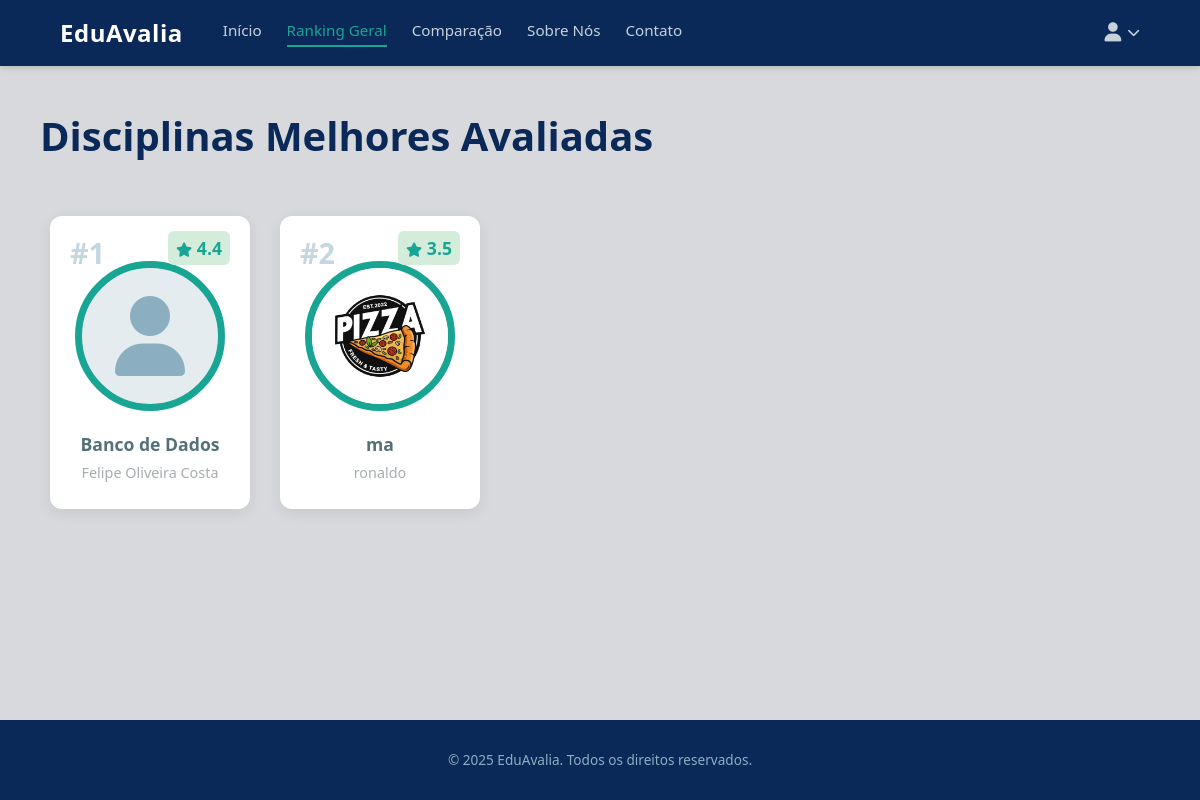
The page /ranking/ (signed in) on the database as committed earlier.
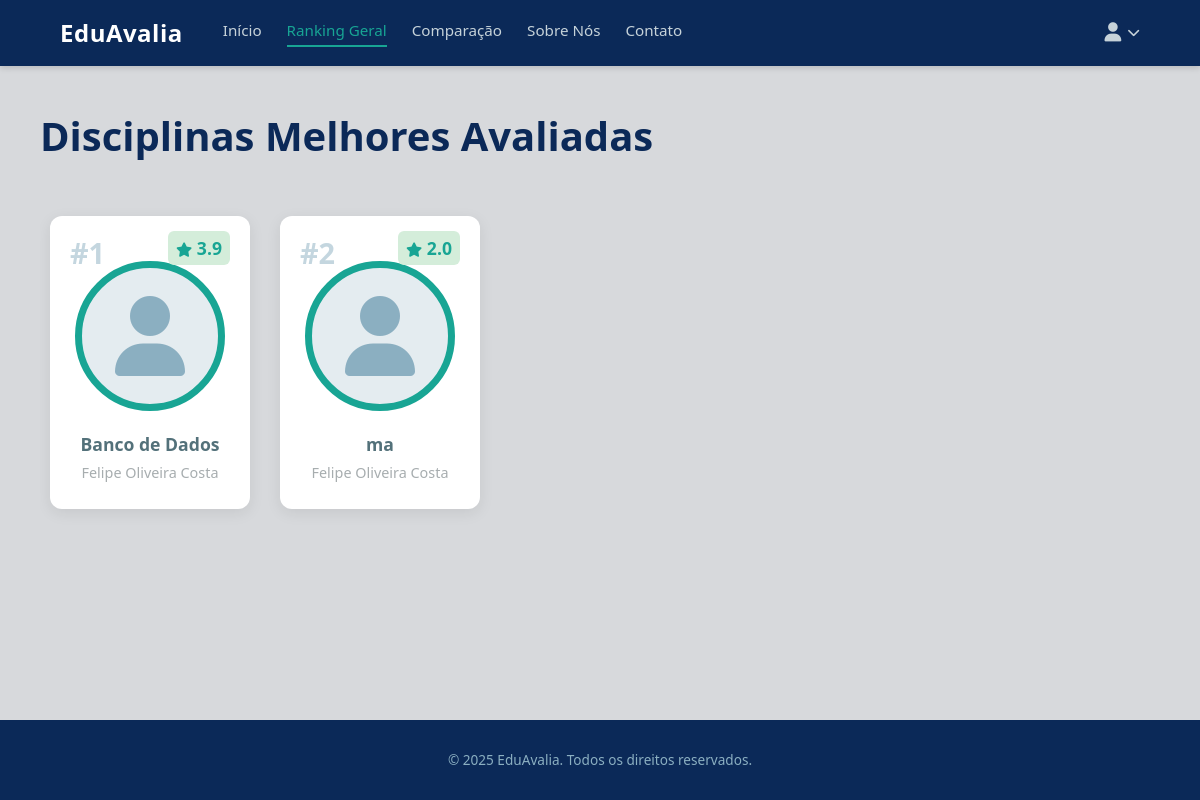
The same page on the database as committed later.
### avaliacoes/models.py (models this page shows, shortened)
class DisciplinaPessoa(models.Model):
    STATUS_CHOICES = [
        ('ativo', 'Ativo'),
        ('inativo', 'Inativo'),
    ]
    disciplina = models.ForeignKey('Materia', on_delete=models.CASCADE)
    pessoa = models.ForeignKey('CustomUser', on_delete=models.CASCADE, related_name='disciplinas_pessoa')
    status = models.CharField(max_length=20, choices=STATUS_CHOICES, default='ativo')
    class Meta:
        unique_together = ('disciplina', 'pessoa')

class Materia(models.Model):
    nome = models.CharField(max_length=100)
    codigo = models.CharField(max_length=20, unique=True)
    data_inicio = models.DateField()

class CustomUser(AbstractUser):
    USER_TYPE_CHOICES = (
        ('aluno', 'Aluno'),
        ('professor', 'Professor'),
        ('admin', 'Administrador'),
    )
    user_type = models.CharField(max_length=20, choices=USER_TYPE_CHOICES, default='aluno')
    cpf = models.CharField(max_length=11, unique=True)
    data_nascimento = models.DateField(null=True, blank=True)

class Professor(models.Model):
    user = models.OneToOneField(CustomUser, on_delete=models.CASCADE, limit_choices_to={'user_type': 'professor'})
    foto = models.ImageField(upload_to='professores_fotos/', blank=True, null=True)

### avaliacoes/views.py (the view)
# urls.py: path('ranking/', views.ranking_geral, name='ranking_geral'),
@login_required(login_url='login')
def ranking_geral(request):
    ranking = DisciplinaPessoa.objects.annotate(
        media_nota=Avg('avaliacoes__categorias_avaliacao__nota')
    )
    ranking_disciplinas = ranking.filter(
        media_nota__isnull=False
    ).select_related(
        'pessoa', 'pessoa__professor', 'disciplina'
    ).order_by('-media_nota')
    ranking_top_10 = ranking_disciplinas[:10]
    context = {
        'ranking_disciplinas': ranking_top_10
    }
    return render(request, 'avaliacoes/ranking_geral.html', context)

### avaliacoes/templates/avaliacoes/ranking_geral.html (shortened to what this page needs)
{% extends 'base.html' %}
{% load static %}
{% block content %}
<main class="ranking-container">
    <h1>Disciplinas Melhores Avaliadas</h1>
    <div class="ranking-carousel">
        {% for dp in ranking_disciplinas %}
        <a href="{% url 'detalhes_professor' dp.pessoa.professor.id %}" style="text-decoration: none;">
            <div class="ranking-card">
                <div class="ranking-number">
                    #{{ forloop.counter }}
                </div>
                <div class="ranking-score">
                    <i class="fa-solid fa-star" style="font-size: 0.9rem;"></i>
                    {{ dp.media_nota|floatformat:1 }}
                </div>
                <div class="ranking-card-image">
                    {% if dp.pessoa.professor.foto %}
                        <img src="{{ dp.pessoa.professor.foto.url }}" alt="Foto de {{ dp.pessoa.get_full_name }}">
                    {% else %}
                        <i class="fa-solid fa-user"></i>
                    {% endif %}
                </div>
                <p>{{ dp.disciplina.nome }}</p>
                <h3 class="professor-name">{{ dp.pessoa.get_full_name }}</h3>
            </div>
        </a>
        {% empty %}
            <p style="color: var(--verde-escuro-letras);">Nenhuma disciplina foi avaliada ainda.</p>
        {% endfor %}
        </div>
</main>
{% endblock content %}

Rows that differ between the two databases and show on the page:
removed DisciplinaPessoa: media_nota "3.5", pessoa.professor.foto (picture), disciplina.nome "ma", pessoa.get_full_name "ronaldo"
computed for DisciplinaPessoa "Banco de Dados": media_nota "4.4" → "3.9"
added DisciplinaPessoa: media_nota "2.0", disciplina.nome "ma", pessoa.get_full_name "Felipe Oliveira Costa"
